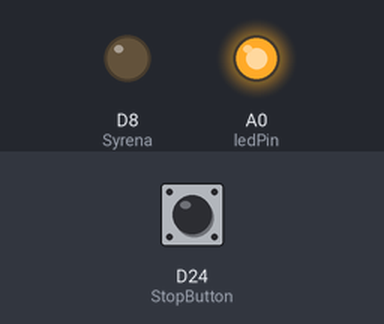
A sketch run on a simulated Arduino Due. On the bench: output pins drawn as LEDs (lit = HIGH). The inputs (shaded band) are chosen by the test bench; at power-on: D24 (StopButton) HIGH. What the sketch prints to the serial monitor is not drawn.

Above: at 0.1 s.
At 2.0 s:
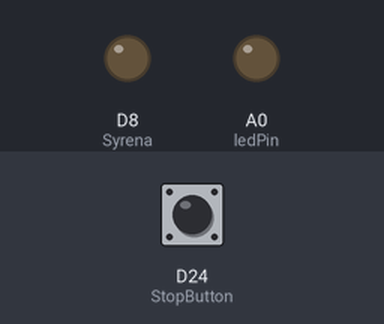
Timing chart, 0 to 3.5 s (numbered marks = the images above):
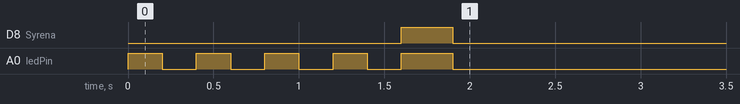

The sketch:

arduinobridge.ino
```cpp
#include <mcp_can.h>
#include <DueTimer.h>

const int ledPin =  A0;
const int Syrena = 8;

MCP_CAN CAN(2);

byte CycleCount = 0;

int           CANmessageID;
unsigned char len = 0;
byte buf[8];

int CANvescID[4] = {1,2,3,4};  // ID jednotlivých motorů

int CANAdressReceiveTable[4][2] = {{2305,145}, //{přijatá hodntoa,přeposílaná hodntota} -- to co se má jen přeposílat APU
                                 {2306,146},
                                 {2307,147},
                                 {2308,148}};
int CANAdressSendTable[12][2] = {{17,257},//{přijatá hodntoa,přeposílaná hodntota} -- to co se má posílat vESCum
                                {18,258},
                                {19,259},
                                {20,260},
                                {33,513},
                                {34,514},
                                {35,515},
                                {36,516},
                                {49,769},
                                {50,770},
                                {51,771},
                                {52,772}};

const int ReceiveArraySize = 4;
const int SendArraySize = 12;
struct CANMessageBuffer
{
  int resendAdress; //přeposílaná adresa
  byte resendBuf[8]; //buffer přijaté zprávy
  int CountMessge; // počet doručených zpráv
};
struct CANMessageBuffer CANAdressReceiveBuffer[ReceiveArraySize];
struct CANMessageBuffer CANAdressSendBuffer[SendArraySize];

byte currentOFF[4] = {0,0,0,0}; // tohle chce reverzovat, ma to znamenat 0mA
byte currentREVERS[4] = {0,0,250,0}; // brzdící proud

bool STOpSTARt = true; //pokud je nastaven na true je stop
byte StopButton = 24;
bool digitRead = false;

bool Timmer4End = false;

bool Timer3Over = false; //indikace přetečení timeru3

void setup()
{
  ClearMessageBuffer();
  Serial.begin(250000);

  pinMode(ledPin, OUTPUT);
  pinMode(Syrena,OUTPUT); //syrena

  digitalWrite(ledPin, LOW);
  digitalWrite(Syrena, LOW);

  pinMode(StopButton,INPUT_PULLUP);

  Serial.println("Setup can..");
  while(CAN.begin(CAN_500KBPS, MCP_8MHz) != CAN_OK)
  {
    digitalWrite(ledPin, HIGH);
    Serial.print(".");
    delay(1000);
  }
  Serial.print("\nCAN init ok!!\r\n");

  LEDIndicator ();

  Timer3.attachInterrupt(TimerInterrupt);
  Timer4.attachInterrupt(BeepDown);
  BeepUP ();
  while(Timmer4End != true)
  {
    delay(100);
  }
  Timer3.start(5); // Calls every 5 ms
}

void loop()
{
  ButtonRead();
  if (Timer3Over == true)
  {
    //Serial.println(STOpSTARt);
    CountCycle();
    SendButtonStatusAPU();
    CAN_MESSAGE_SenD();
    Timer3Over = false;
  }
  if(CAN_MSGAVAIL == CAN.checkReceive())
  {
    CAN.readMsgBuf(&len, buf);
    CANmessageID = CAN.getCanId();
    //CANmsgToSerial();
    CAN_MESSAGE_ReceiveD();
  }
}
```

arduinobridge_methods.ino
```cpp
void CANmsgToSerial()
{
  Serial.println("-----------------------------------------");
  Serial.print("can address: ");
  Serial.print(CANmessageID);
  Serial.print("; lenght: ");
  Serial.println(len);
  for (int i=0;i<len;i++)
  {
    Serial.print(buf[i]);
    Serial.print("\t");
  }
  Serial.println("");
  Serial.println("-----------------------------------------");
}

/*-------------------------- Probuzeni arduina od interniho preruseni ----------------*/
void TimerInterrupt()
{
  Timer3Over = true;
}

/*---------------------------Led indikace ----------------------------------------------------------------*/
void LEDIndicator()
{
  for (int i=0; i <= 3; i++)
  {
    digitalWrite(ledPin, HIGH);
    delay(200);
    digitalWrite(ledPin, LOW);
    delay(200);
  }
}

/*------------------------- Clear Buffer ------------------------------------------------------------------------*/
void ClearBuffer()
{
  for (int i=0; i <= 7; i++)
  {
      buf[i] = 0;
  }
}

/*-------------------------- SyrenaDown ------------------------------------------------------------------------------*/

void BeepDown()
{
  Timer4.stop();
  digitalWrite(Syrena, LOW);
  digitalWrite(ledPin, LOW);
  Timmer4End = true;
}

/*-------------------------- SyrenaUP ------------------------------------------------------------------------------*/

void BeepUP ()
{
  digitalWrite(Syrena, HIGH);
  digitalWrite(ledPin, HIGH);
  Timer4.start(300000);
}

/*---------------------------StopButton--------------------------------------------------------------------------------------*/
void ButtonRead()
{
  digitRead = digitalRead(StopButton);
  if (digitRead==true)
  {
    STOpSTARt = true;
  }
  else
  {
    STOpSTARt = false;
  }
}

/*---------------------------- Zašle stav tlačítek apu--------------------------------------------------------------------------*/
void SendButtonStatusAPU()
{
  byte messageStopButt[1];
  if (STOpSTARt == false)
  {
    messageStopButt[0]=0;
    CAN.sendMsgBuf(0x1, 0, 1, messageStopButt);  // pokud je messageStopButt=0 Stop tlačítko není zmáčknuté
  }
  else
  {
    messageStopButt[0]=1;
    CAN.sendMsgBuf(0x1, 0, 1, messageStopButt);  // pokud je messageStopButt=1 Stop tlačítko není zmáčknuté
  }
}

/*--------------------------- Přijatá zpráva CAN----------------------------------------------------------------------------------*/
void CAN_MESSAGE_ReceiveD()
{
  if (CANmessageID > 2304)
  {
    for (int i=0;i<ReceiveArraySize;i++)
    {
      if (CANmessageID == CANAdressReceiveTable[i][0])
      {
        CANAdressReceiveBuffer[i].resendAdress = CANAdressReceiveTable[i][1];
        for (int j=0;j<8;j++)
        {
           CANAdressReceiveBuffer[i].resendBuf[j] = buf[j];
        }
        CANAdressReceiveBuffer[i].CountMessge = CANAdressReceiveBuffer[i].CountMessge + 1;
      }
    }
  }
  else
  {
    if (STOpSTARt == false)
    {
      for (int i=0;i<SendArraySize;i++)
      {
        if (CANmessageID == CANAdressSendTable[i][0])
        {
          CANAdressSendBuffer[i].resendAdress = CANAdressSendTable[i][1];
          for (int j=0;j<8;j++)
          {
            CANAdressSendBuffer[i].resendBuf[j] = buf[j];
          }
          CANAdressSendBuffer[i].CountMessge = CANAdressSendBuffer[i].CountMessge + 1;
        }
      }
    }
  }
  ClearBuffer();
}

/*--------------------------- Odesílání zpráv CAN----------------------------------------------------------------------------------*/

void CAN_MESSAGE_SenD()
{
  for (int i=0;i<ReceiveArraySize;i++)
  {
    if (CANAdressReceiveBuffer[i].CountMessge > 0)
    {
      CAN.sendMsgBuf(0x0+CANAdressReceiveBuffer[i].resendAdress, 0, 8, CANAdressReceiveBuffer[i].resendBuf);
      //Serial.print(CANAdressReceiveBuffer[i].CountMessge);
    }
  }
  //Serial.println("---");
  if (STOpSTARt == false)
  {
    for (int i=0;i<SendArraySize;i++)
    {
      if (CANAdressSendBuffer[i]. CountMessge > 0){
        CAN.sendMsgBuf(0x00000+CANAdressSendBuffer[i].resendAdress, 1, 4, CANAdressSendBuffer[i].resendBuf);
        //Serial.print(CANAdressSendBuffer[i].CountMessge);
      }
    }
    //Serial.println("---");
  } else {
    for (int i=0;i<4;i++)
    {
      CAN.sendMsgBuf(0x00000200+CANvescID[i], 1, 4, currentREVERS); // motorum se pošle brzdí proud
      CAN.sendMsgBuf(0x0020+CANvescID[i], 0, 4, currentREVERS);
    }
  }
  ClearMessageBuffer();
}

/*---------------------------- Clear Bridge Buffers -----------------------------------------------------------------------------------------*/

void ClearMessageBuffer()
{
  for (int i=0;i<ReceiveArraySize;i++)
  {
    CANAdressReceiveBuffer[i].resendAdress = 0;
    for (int j=0;j<8;j++)
    {
      CANAdressReceiveBuffer[i].resendBuf[j] = 0;
    }
    CANAdressReceiveBuffer[i].CountMessge = 0;
  }
  for (int i=0;i<SendArraySize;i++)
  {
      CANAdressSendBuffer[i].resendAdress = 0;
      for (int j=0;j<8;j++)
      {
        CANAdressSendBuffer[i].resendBuf[j] = 0;
      }
      CANAdressSendBuffer[i].CountMessge = 0;
    }
  }

/*---------------------------- Cycle count --------------------------------------------------------------------------------------------------*/
void CountCycle()
{
  byte bufCount[1];
  bufCount[0]= CycleCount;
  CAN.sendMsgBuf(0x02, 0, 1, bufCount);
  if (CycleCount==255)
  {
    CycleCount = 0;
  }
  else
  {
    CycleCount = CycleCount+1;
  }
}
```
